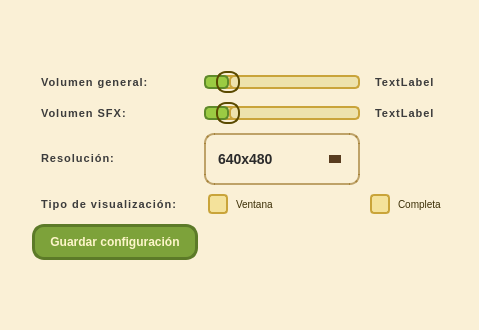
<?xml version="1.0" encoding="UTF-8"?>
<ui version="4.0">
 <class>configuracion</class>
 <widget class="QWidget" name="configuracion">
  <property name="geometry">
   <rect>
    <x>0</x>
    <y>0</y>
    <width>479</width>
    <height>330</height>
   </rect>
  </property>
  <property name="windowTitle">
   <string>Configuracion</string>
  </property>
  <property name="styleSheet">
   <string notr="true">background-color: #faf0d6;</string>
  </property>
  <layout class="QGridLayout" name="gridLayout">
   <item row="5" column="2">
    <widget class="QLabel" name="TipoDeVisualizacion">
     <property name="styleSheet">
      <string notr="true">QLabel {
    color: #3C3C3C;
    font-size: 11px;
    font-weight: bold;
    padding: 6px;
    letter-spacing: 1px;
}</string>
     </property>
     <property name="text">
      <string>Tipo de visualización:</string>
     </property>
    </widget>
   </item>
   <item row="2" column="3">
    <widget class="QSlider" name="volumenSFXSlider">
     <property name="maximumSize">
      <size>
       <width>300</width>
       <height>70</height>
      </size>
     </property>
     <property name="styleSheet">
      <string notr="true">/* --- QSLIDER HORIZONTAL --- */
QSlider::groove:horizontal {
    border: 2px solid #C9A43A;              /* Contorno dorado */
    height: 10px;
    background: #F4E29B;                    /* Amarillo suave (igual que botones) */
    border-radius: 5px;
    margin: 0px 10px;
}

QSlider::handle:horizontal {
    background: qradialgradient(
        cx: 0.4, cy: 0.4,
        fx: 0.4, fy: 0.4,
        radius: 0.6,
        stop: 0 #FFE873,
        stop: 1 #C9A43A
    );
    border: 2px solid #5A4A00;
    width: 20px;
    height: 20px;
    border-radius: 10px;
    margin: -6px 0;
}

QSlider::handle:horizontal:hover {
    background: qradialgradient(
        cx: 0.4, cy: 0.4,
        fx: 0.4, fy: 0.4,
        radius: 0.6,
        stop: 0 #FFF3B0,
        stop: 1 #E5B937
    );
}

/* --- PARTE IZQUIERDA (LLENA) --- */
QSlider::sub-page:horizontal {
    background: #9BCB43;                    /* Verde suave tipo “Cargar datos” */
    border: 2px solid #5F8A2A;
    border-radius: 5px;
}

/* --- PARTE DERECHA (VACÍA) --- */
QSlider::add-page:horizontal {
    background: #EDE2AC;                    /* Beige claro */
    border: 2px solid #C9A43A;
    border-radius: 5px;
}

/* --- QSLIDER VERTICAL (por si lo usas) --- */
QSlider::groove:vertical {
    border: 2px solid #C9A43A;
    width: 10px;
    background: #F4E29B;
    border-radius: 5px;
    margin: 10px 0px;
}

QSlider::handle:vertical {
    background: qradialgradient(
        cx: 0.4, cy: 0.4,
        fx: 0.4, fy: 0.4,
        radius: 0.6,
        stop: 0 #FFE873,
        stop: 1 #C9A43A
    );
    border: 2px solid #5A4A00;
    height: 20px;
    width: 20px;
    border-radius: 10px;
    margin: 0 -6px;
}

QSlider::sub-page:vertical {
    background: #9BCB43;
    border: 2px solid #5F8A2A;
    border-radius: 5px;
}

QSlider::add-page:vertical {
    background: #EDE2AC;
    border: 2px solid #C9A43A;
    border-radius: 5px;
}
</string>
     </property>
     <property name="maximum">
      <number>100</number>
     </property>
     <property name="orientation">
      <enum>Qt::Orientation::Horizontal</enum>
     </property>
    </widget>
   </item>
   <item row="5" column="5">
    <spacer name="horizontalSpacer_3">
     <property name="orientation">
      <enum>Qt::Orientation::Horizontal</enum>
     </property>
     <property name="sizeHint" stdset="0">
      <size>
       <width>40</width>
       <height>20</height>
      </size>
     </property>
    </spacer>
   </item>
   <item row="4" column="2">
    <widget class="QLabel" name="Resolucion">
     <property name="font">
      <font>
       <family>Segoe UI</family>
       <pointsize>-1</pointsize>
       <bold>true</bold>
      </font>
     </property>
     <property name="styleSheet">
      <string notr="true">QLabel {
    color: #3C3C3C;
    font-size: 11px;
    font-weight: bold;
    padding: 6px;
    letter-spacing: 1px;
}</string>
     </property>
     <property name="text">
      <string>Resolución:</string>
     </property>
    </widget>
   </item>
   <item row="6" column="2">
    <widget class="QPushButton" name="guardar">
     <property name="styleSheet">
      <string notr="true">#guardar {
    background-color: #7DA23A;          /* Verde oliva oscuro */
    border: 3px solid #5C7A28;          /* Borde más oscuro para contraste */
    border-radius: 12px;
    color: #FDF5C9;                     /* Texto claro, cálido */
    font-size: 12px;
    font-weight: bold;
    padding: 8px 15px;
}

#guardar:hover {
    background-color: #8FBF42;          /* Un verde más vivo al pasar el ratón */
    border: 3px solid #6E9230;
}

#guardar:pressed {
    background-color: #6E8D2E;          /* Más oscuro al presionar */
    border: 3px solid #4F6B21;
}

#guardar:disabled {
    background-color: #A0A0A0;          /* Gris cuando está desactivado */
    color: #D8D8D8;
    border: 3px solid #808080;
}
</string>
     </property>
     <property name="text">
      <string>Guardar configuración</string>
     </property>
    </widget>
   </item>
   <item row="0" column="2">
    <spacer name="verticalSpacer">
     <property name="font">
      <font>
       <pointsize>36</pointsize>
      </font>
     </property>
     <property name="orientation">
      <enum>Qt::Orientation::Vertical</enum>
     </property>
     <property name="sizeHint" stdset="0">
      <size>
       <width>20</width>
       <height>40</height>
      </size>
     </property>
    </spacer>
   </item>
   <item row="4" column="3">
    <widget class="QComboBox" name="resolucion">
     <property name="maximumSize">
      <size>
       <width>180</width>
       <height>50</height>
      </size>
     </property>
     <property name="font">
      <font>
       <family>Arial</family>
       <pointsize>-1</pointsize>
       <bold>true</bold>
      </font>
     </property>
     <property name="styleSheet">
      <string notr="true">/* --- ComboBox principal --- */
QComboBox {
    font-family: &quot;Arial&quot;;
    font-size: 14px;
    font-weight: bold;
    padding: 6px 30px 6px 12px;
    min-height: 36px;
    border-radius: 10px;
    background: qlineargradient(
        x1: 0, y1: 0, x2: 0, y2: 1,
        stop: 0 rgba(246, 226, 143, 255),
        stop: 1 rgba(236, 198, 70, 255)
    );
    color: #2b2b2b;              /* texto oscuro, visible */
    border: 2px solid rgba(150, 110, 30, 0.6);
}

/* --- Flecha de desplegable --- */
QComboBox::drop-down {
    subcontrol-origin: padding;
    subcontrol-position: top right;
    width: 36px;
    border: none;
    background: transparent;
}

QComboBox::down-arrow {
    width: 0;
    height: 0;
    margin-right: 10px;
    border-left: 6px solid transparent;
    border-right: 6px solid transparent;
    border-top: 8px solid rgba(70, 40, 10, 0.9); /* color de la flecha */
}

/* --- Cuando el combo está presionado --- */
QComboBox:on {
    background: qlineargradient(
        x1: 0, y1: 0, x2: 0, y2: 1,
        stop: 0 rgba(240, 210, 110, 255),
        stop: 1 rgba(230, 180, 60, 255)
    );
}

/* --- Lista desplegable --- */
QComboBox QAbstractItemView {
    outline: 0;
    background: #fff9e6; /* tono beige claro */
    color: #2b2b2b;       /* texto oscuro */
    border: 1px solid rgba(150, 110, 30, 0.6);
    padding: 6px;
    border-radius: 6px;
    selection-background-color: rgba(245, 234, 180, 255);
    selection-color: black; /* texto visible al seleccionar */
}

/* --- Items de la lista --- */
QComboBox::item {
    color: #2b2b2b;
    background: transparent;
    padding: 4px 10px;
}

QComboBox::item:selected {
    background: rgba(245, 234, 180, 255);
    color: black;
}
</string>
     </property>
     <property name="currentIndex">
      <number>0</number>
     </property>
     <property name="placeholderText">
      <string/>
     </property>
     <property name="modelColumn">
      <number>0</number>
     </property>
     <item>
      <property name="text">
       <string>640x480</string>
      </property>
     </item>
     <item>
      <property name="text">
       <string>960x540</string>
      </property>
     </item>
     <item>
      <property name="text">
       <string>1280x720</string>
      </property>
     </item>
     <item>
      <property name="text">
       <string>1920x1080</string>
      </property>
     </item>
    </widget>
   </item>
   <item row="2" column="2">
    <widget class="QLabel" name="VolumenSFX">
     <property name="styleSheet">
      <string notr="true">QLabel {
    color: #3C3C3C;
    font-size: 11px;
    font-weight: bold;
    padding: 6px;
    letter-spacing: 1px;
}</string>
     </property>
     <property name="text">
      <string>Volumen SFX:</string>
     </property>
    </widget>
   </item>
   <item row="1" column="3">
    <widget class="QSlider" name="volumenGeneralSlider">
     <property name="maximumSize">
      <size>
       <width>300</width>
       <height>70</height>
      </size>
     </property>
     <property name="styleSheet">
      <string notr="true">/* --- QSLIDER HORIZONTAL --- */
QSlider::groove:horizontal {
    border: 2px solid #C9A43A;              /* Contorno dorado */
    height: 10px;
    background: #F4E29B;                    /* Amarillo suave (igual que botones) */
    border-radius: 5px;
    margin: 0px 10px;
}

QSlider::handle:horizontal {
    background: qradialgradient(
        cx: 0.4, cy: 0.4,
        fx: 0.4, fy: 0.4,
        radius: 0.6,
        stop: 0 #FFE873,
        stop: 1 #C9A43A
    );
    border: 2px solid #5A4A00;
    width: 20px;
    height: 20px;
    border-radius: 10px;
    margin: -6px 0;
}

QSlider::handle:horizontal:hover {
    background: qradialgradient(
        cx: 0.4, cy: 0.4,
        fx: 0.4, fy: 0.4,
        radius: 0.6,
        stop: 0 #FFF3B0,
        stop: 1 #E5B937
    );
}

/* --- PARTE IZQUIERDA (LLENA) --- */
QSlider::sub-page:horizontal {
    background: #9BCB43;                    /* Verde suave tipo “Cargar datos” */
    border: 2px solid #5F8A2A;
    border-radius: 5px;
}

/* --- PARTE DERECHA (VACÍA) --- */
QSlider::add-page:horizontal {
    background: #EDE2AC;                    /* Beige claro */
    border: 2px solid #C9A43A;
    border-radius: 5px;
}

/* --- QSLIDER VERTICAL (por si lo usas) --- */
QSlider::groove:vertical {
    border: 2px solid #C9A43A;
    width: 10px;
    background: #F4E29B;
    border-radius: 5px;
    margin: 10px 0px;
}

QSlider::handle:vertical {
    background: qradialgradient(
        cx: 0.4, cy: 0.4,
        fx: 0.4, fy: 0.4,
        radius: 0.6,
        stop: 0 #FFE873,
        stop: 1 #C9A43A
    );
    border: 2px solid #5A4A00;
    height: 20px;
    width: 20px;
    border-radius: 10px;
    margin: 0 -6px;
}

QSlider::sub-page:vertical {
    background: #9BCB43;
    border: 2px solid #5F8A2A;
    border-radius: 5px;
}

QSlider::add-page:vertical {
    background: #EDE2AC;
    border: 2px solid #C9A43A;
    border-radius: 5px;
}
</string>
     </property>
     <property name="maximum">
      <number>100</number>
     </property>
     <property name="value">
      <number>0</number>
     </property>
     <property name="tracking">
      <bool>true</bool>
     </property>
     <property name="orientation">
      <enum>Qt::Orientation::Horizontal</enum>
     </property>
    </widget>
   </item>
   <item row="2" column="4">
    <widget class="QLabel" name="volumenSFX">
     <property name="styleSheet">
      <string notr="true">QLabel {
    color: #3C3C3C;
    font-size: 11px;
    font-weight: bold;
    padding: 6px;
    letter-spacing: 1px;
}</string>
     </property>
     <property name="text">
      <string>TextLabel</string>
     </property>
    </widget>
   </item>
   <item row="1" column="4">
    <widget class="QLabel" name="volumenGeneral">
     <property name="styleSheet">
      <string notr="true">QLabel {
    color: #3C3C3C;
    font-size: 11px;
    font-weight: bold;
    padding: 6px;
    letter-spacing: 1px;
}</string>
     </property>
     <property name="text">
      <string>TextLabel</string>
     </property>
    </widget>
   </item>
   <item row="7" column="2">
    <spacer name="verticalSpacer_2">
     <property name="orientation">
      <enum>Qt::Orientation::Vertical</enum>
     </property>
     <property name="sizeHint" stdset="0">
      <size>
       <width>20</width>
       <height>40</height>
      </size>
     </property>
    </spacer>
   </item>
   <item row="4" column="0">
    <spacer name="horizontalSpacer_2">
     <property name="orientation">
      <enum>Qt::Orientation::Horizontal</enum>
     </property>
     <property name="sizeHint" stdset="0">
      <size>
       <width>40</width>
       <height>20</height>
      </size>
     </property>
    </spacer>
   </item>
   <item row="1" column="2">
    <widget class="QLabel" name="VolumenGeneral">
     <property name="font">
      <font>
       <family>Segoe UI</family>
       <pointsize>-1</pointsize>
       <bold>true</bold>
      </font>
     </property>
     <property name="styleSheet">
      <string notr="true">QLabel {
    color: #3C3C3C;
    font-size: 11px;
    font-weight: bold;
    padding: 6px;
    letter-spacing: 1px;
}</string>
     </property>
     <property name="text">
      <string>Volumen general:</string>
     </property>
    </widget>
   </item>
   <item row="5" column="4">
    <widget class="QCheckBox" name="completa">
     <property name="styleSheet">
      <string notr="true">/* --- ESTILO GENERAL DE QCheckBox --- */
QCheckBox {
    spacing: 8px;
    font-size: 10px;
    color: #3B2E05;
    padding: 4px;
}

/* --- CHECKBOX SIN MARCAR --- */
QCheckBox::indicator {
    width: 16px;
    height: 16px;
    border: 2px solid #C9A43A;        /* Borde dorado */
    border-radius: 4px;
    background-color: #F4E29B;        /* Amarillo suave */
}

/* --- CHECKBOX MARCADO --- */
QCheckBox::indicator:checked {
    image: none;
    background-color: #9BCB43;        /* Verde tipo “Cargar datos” */
    border: 2px solid #5F8A2A;
    border-radius: 4px;
}

/* --- CHECKBOX AL PASAR EL RATÓN --- */
QCheckBox::indicator:hover {
    background-color: #F9D95C;        /* Amarillo más brillante */
    border: 2px solid #E5B937;
}

/* --- CHECKBOX DESHABILITADO --- */
QCheckBox::indicator:disabled {
    background-color: #EDE2AC;
    border: 2px solid #B8A34F;
    opacity: 0.6;
}

QCheckBox:disabled {
    color: #8E8352;
}
</string>
     </property>
     <property name="text">
      <string>Completa</string>
     </property>
    </widget>
   </item>
   <item row="5" column="3">
    <widget class="QCheckBox" name="ventana">
     <property name="styleSheet">
      <string notr="true">/* --- ESTILO GENERAL DE QCheckBox --- */
QCheckBox {
    spacing: 8px;
    font-size: 10px;
    color: #3B2E05;
    padding: 4px;
}

/* --- CHECKBOX SIN MARCAR --- */
QCheckBox::indicator {
    width: 16px;
    height: 16px;
    border: 2px solid #C9A43A;        /* Borde dorado */
    border-radius: 4px;
    background-color: #F4E29B;        /* Amarillo suave */
}

/* --- CHECKBOX MARCADO --- */
QCheckBox::indicator:checked {
    image: none;
    background-color: #9BCB43;        /* Verde tipo “Cargar datos” */
    border: 2px solid #5F8A2A;
    border-radius: 4px;
}

/* --- CHECKBOX AL PASAR EL RATÓN --- */
QCheckBox::indicator:hover {
    background-color: #F9D95C;        /* Amarillo más brillante */
    border: 2px solid #E5B937;
}

/* --- CHECKBOX DESHABILITADO --- */
QCheckBox::indicator:disabled {
    background-color: #EDE2AC;
    border: 2px solid #B8A34F;
    opacity: 0.6;
}

QCheckBox:disabled {
    color: #8E8352;
}
</string>
     </property>
     <property name="text">
      <string>Ventana </string>
     </property>
    </widget>
   </item>
  </layout>
 </widget>
 <resources/>
 <connections/>
</ui>
